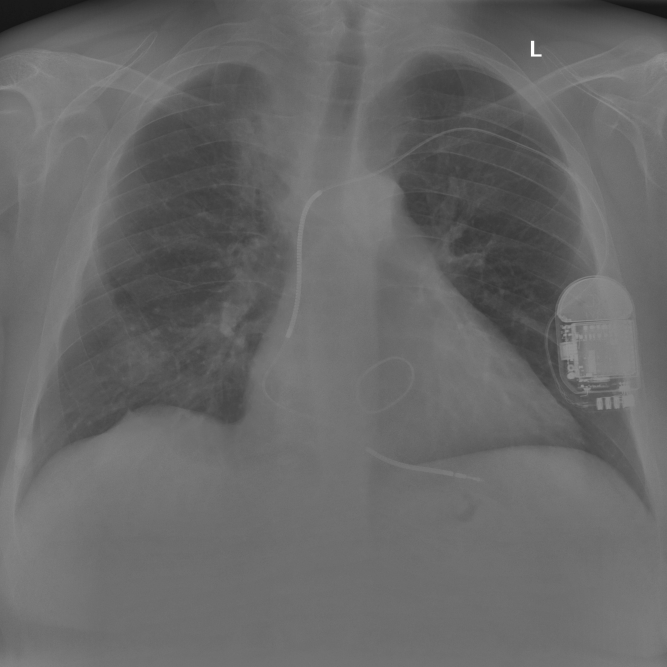
#> input picture source/test/img_250.jpg, 2000 x 2000 px (shown at 1/3 size); its folder holds 4 pictures in this run
$ python b_iv_ensemble_learning.py
#> lines starting #> are read from the running program, lines starting #| are printed output that depends on the picture
### source/misc_tools.py
from collections import Counter # frequency count
import numpy
import cv2
import json
import math
import matplotlib.pyplot as plt
import numpy as np
import os
import pandas as pd
import sys

relative_path = lambda *filepath_peices : os.path.join(os.path.dirname(__file__), *filepath_peices)

data = ()
def get_train_test(train_path="train", test_path="test"):
    """
    ex:
        train_features, train_labels, test_features = get_train_test()

    returns train_features, train_labels, test_features
    They're dataframes
    Also train_features["images"] is a list of images
    """
#> called with train_path = 'train', test_path = 'test'
    global data
    # if data hasn't been loaded
    if len(data) == 0:
        #
        # Train data
        #
        # filename, gender, age, location, covid(label)
        training_df = pd.read_csv(os.path.join(sys.path[0], 'train.csv')).fillna(0)
#> (reads source/train.csv from the repository)
        training_labels = training_df["covid(label)"]
        training_inputs = training_df.drop("covid(label)", axis="columns")
        training_inputs["images"] = training_inputs["filename"].transform(
            # convert to grayscale because they're basically already grayscale
            lambda each_filename: cv2.imread(relative_path(train_path, each_filename), 0)
        )
        training_inputs = training_inputs.drop("filename", axis="columns")

        #
        # Test Data
        #
        # filename, gender, age, location
        test_inputs = pd.read_csv(os.path.join(sys.path[0], 'test.csv')).fillna(0)
#> (reads source/test.csv from the repository)
        # test_labels = None, yup no testing labels
        test_inputs["images"] = test_inputs["filename"].transform(
            # convert to grayscale because they're basically already grayscale
            lambda each_filename: cv2.imread(relative_path(test_path, each_filename), 0)
        )
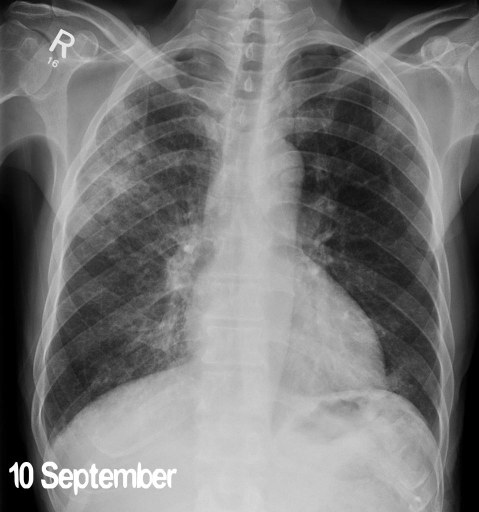
#> input picture source/test/img_251.jpg, 958 x 1024 px (shown at 1/2 size)
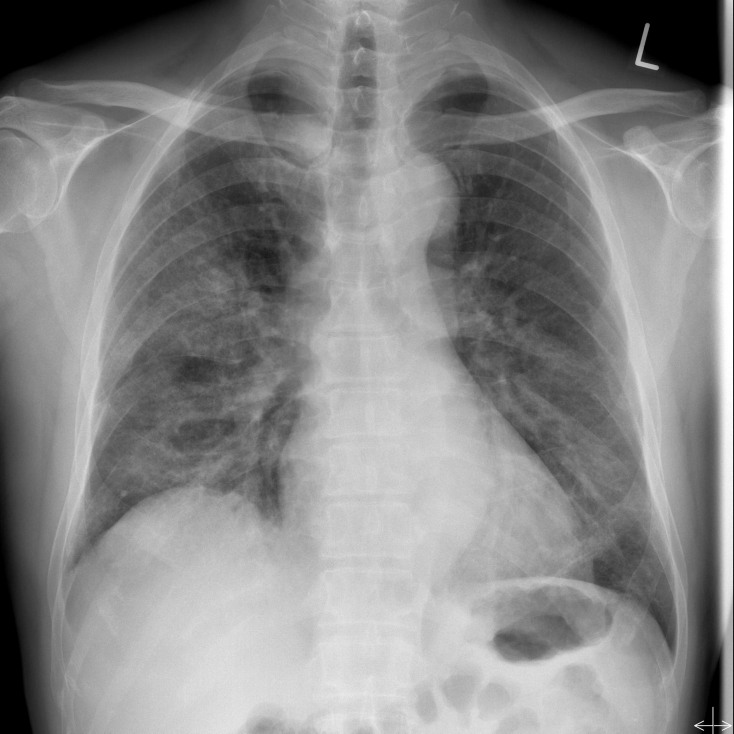
#> input picture source/test/img_252.jpg, 2200 x 2200 px (shown at 1/3 size)
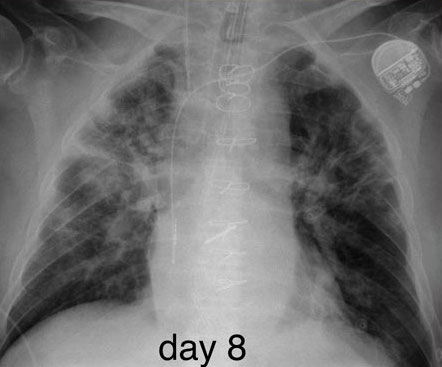
#> input picture source/test/img_253.jpg, 442 x 367 px
        test_inputs = test_inputs.drop("filename", axis="columns")

        data = (training_inputs, pd.DataFrame(training_labels), test_inputs)

    # always return a copy
    return tuple([ pd.DataFrame.copy(each) for each in data])

# [72 lines left out: functions conditional_entropy, split_data, not called in this run]

def flatten(iterable):
    return list(np.array(iterable).flatten())

# [14 lines left out: function images_in, not called in this run]

def is_grayscale(image):
    as_numpy_array = numpy.array(image)
    if len(as_numpy_array.shape) == 3:
        if as_numpy_array.shape[2] >= 3:
            return False
    return True

# [55 lines left out: functions split_into_columns, list_of_images_to_dataframe, large_pickle_load, large_pickle_save, not called in this run]


# just a self-made fix for unhashable builtin types
def hash_decorator(hash_function):
    import collections

    # [38 lines left out: functions is_iterable, make_hashable, wrapper, not called in this run]

    return wrapper
# wrap the builtin hash function
hash = hash_decorator(hash)

# save loading times without brittle code
# [45 lines left out: functions auto_cache, ensure_folder, not called in this run]

### source/a_image_preprocessing.py
import cv2
import os
import pandas as pd
from skimage.util import img_as_float
import numpy as np

from misc_tools import get_train_test, is_grayscale, ensure_folder

def get_preprocessed_train_test(**kwargs):
    """
    (options can change these)
    1. drops any rows with NA values
    2. preprocess_images with crop+resize
    3. one-hot encodes gender and location

    options:
        onehots: a list of which columns to one-hotify
        dropna: set to False to keep all the rows that contain NA values
        image_options: {
            new_image_size: (default 100),
            make_grayscale: (default True)
        }
    """
    train_features, train_labels, test_features = get_train_test()

    # drop na values unless explicitly turned off
    if not kwargs.get("dropna", True):
        train_features['covid(label)'] = train_labels['covid(label)']
        train_features = train_features.dropna()
        train_labels = pd.DataFrame(train_features['covid(label)'])

    # image preprocessing
    transformation = lambda each: preprocess_image(each, **kwargs.get("image_options",{}))
    train_features['images'] = train_features['images'].transform(transformation)
    test_features['images'] = test_features['images'].transform(transformation)
    # catagorical preprocessing (one hot encoding)
    columns_to_onehot_encode = kwargs.get("onehots", ['gender', 'location'])
    train_features = pd.get_dummies(train_features, columns=columns_to_onehot_encode)
    test_features  = pd.get_dummies(test_features,  columns=columns_to_onehot_encode)
    return train_features, train_labels, test_features

def preprocess_image(each_image, new_image_size=100, make_grayscale=True):
    new_image = np.copy(each_image)
    # grayscale-ify
    if make_grayscale and not is_grayscale(new_image):
        new_image = cv2.cvtColor(new_image, cv2.COLOR_BGR2GRAY)
    new_image = crop_resize(new_image, new_image_size)
    return new_image

def crop_resize(image, new_image_size):
    # shape like (1024,1007,3)
    size = image.shape
    if size[0] == size[1]:
        crop = image
    elif size[0] > size[1]:
        center = size[0] // 2
        half = size[1] // 2
        # crop the center of image
        if is_grayscale(image):
            crop = image[center-half:center+(size[1]-half),:]
        else:
            crop = image[center-half:center+(size[1]-half),:,:]
    else:
        center = size[1] // 2
        half = size[0] // 2
        # crop the center of image
        if is_grayscale(image):
            crop = image[:, center-half:center+(size[0]-half)]
        else:
            crop = image[:, center-half:center+(size[0]-half), :]
    # resize the image
    return cv2.resize(crop, (new_image_size, new_image_size))

# [28 lines left out: functions get_cropped_and_resized_images, only_keep_every_third_pixel, not called in this run]

# [4 lines that do not run on import are left out]

### source/b_iv_ensemble_learning.py
from sklearn import svm
from sklearn.ensemble import AdaBoostClassifier
from sklearn.ensemble import RandomForestClassifier
from sklearn.linear_model import Perceptron
from sklearn.model_selection import cross_validate
from sklearn.tree import DecisionTreeClassifier
import matplotlib.pyplot as plt
import numpy as np
import os
import pandas as pd
import regex as re

from misc_tools import ensure_folder
from a_image_preprocessing import get_preprocessed_train_test
from b_i_visual_feature_extraction import hog_feature
from b_ii_feature_exploration import create_feature_df

# [53 lines left out: function ada_boost, not called in this run]

if __name__=="__main__":
    # just get the labels (same for all feature sets)
    _, labels_df, _ = get_preprocessed_train_test()
#> (the run stopped early here; a loop or call above may not have finished)
